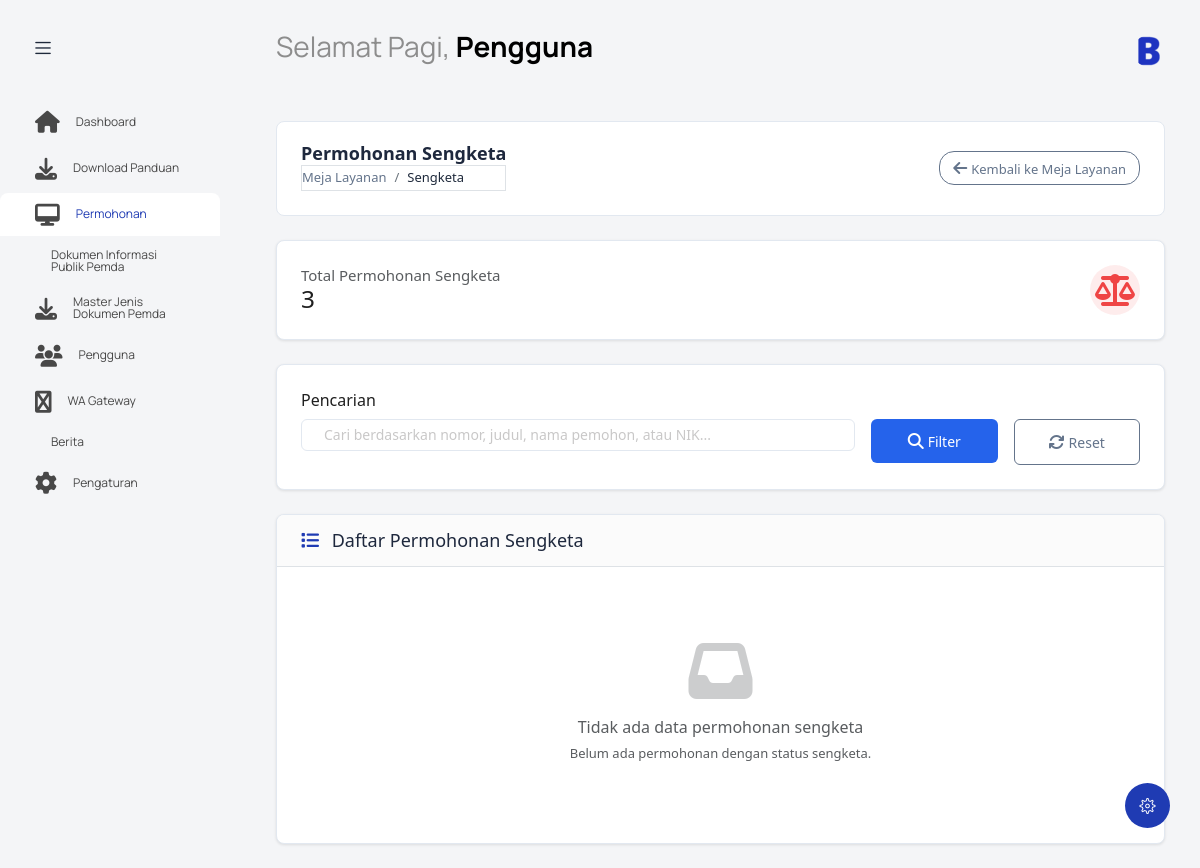
The page /index.php?controller=permohonanadmin&action=sengketaIndex (signed in) on the database as committed earlier.
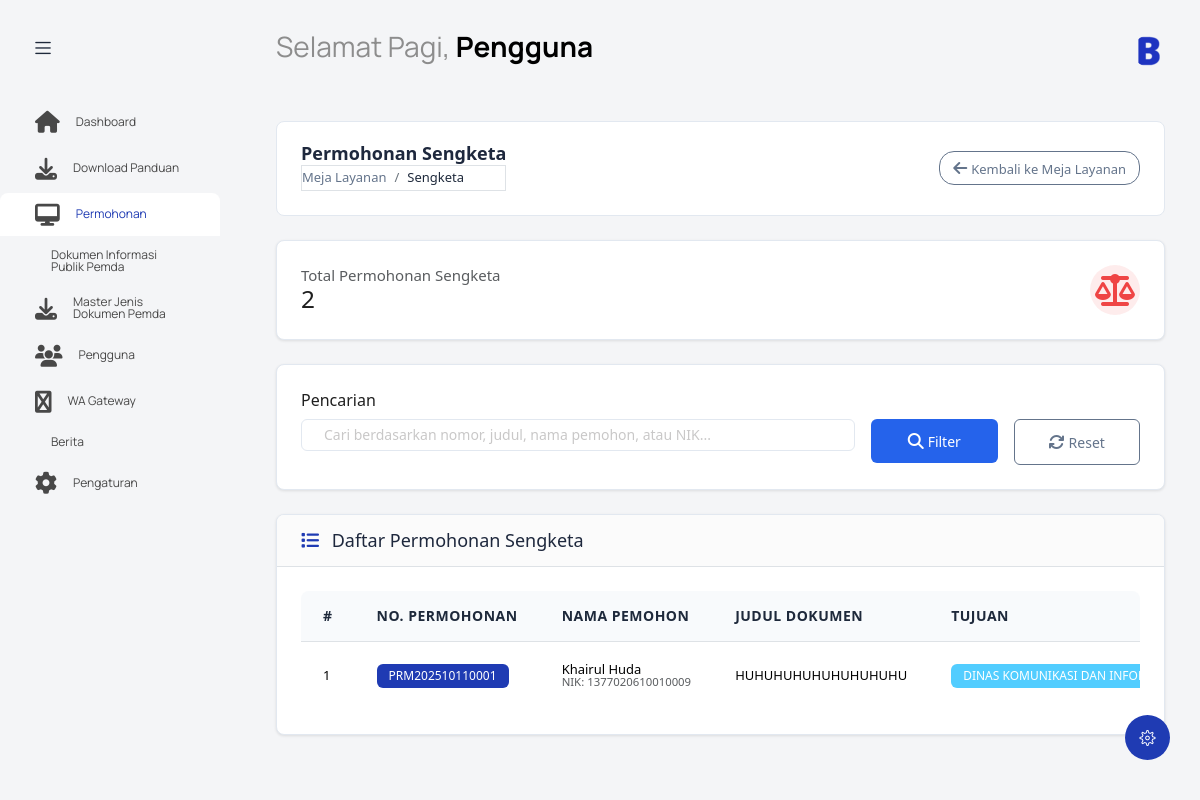
The same page on the database as committed later.
### tables this page shows
CREATE TABLE `permohonan` (
  `id_permohonan` int NOT NULL,
  `id_user` int NOT NULL,
  `no_permohonan` varchar(255) DEFAULT NULL,
  `sisa_jatuh_tempo` int DEFAULT NULL,
  `tujuan_permohonan` text,
  `komponen_tujuan` varchar(255) DEFAULT NULL,
  `judul_dokumen` varchar(255) DEFAULT NULL,
  `kandungan_informasi` text,
  `tujuan_penggunaan_informasi` text,
  `upload_foto_identitas` varchar(255) DEFAULT NULL,
  `upload_data_pedukung` varchar(255) DEFAULT NULL,
  `status` varchar(50) DEFAULT 'Diproses\r\n',
  `sumber_media` varchar(100) DEFAULT NULL,
  `catatan_petugas` text,
  `alasan_penolakan` text,
  `created_at` timestamp NULL DEFAULT CURRENT_TIMESTAMP,
  `updated_at` timestamp NULL DEFAULT CURRENT_TIMESTAMP ON UPDATE CURRENT_TIMESTAMP
);

CREATE TABLE `biodata_pengguna` (
  `id_biodata` int NOT NULL,
  `nama_lengkap` varchar(255) NOT NULL,
  `nik` varchar(16) NOT NULL,
  `alamat` text,
  `provinsi` varchar(100) DEFAULT NULL,
  `city` varchar(100) DEFAULT NULL,
  `jenis_kelamin` enum('Laki-laki','Perempuan') DEFAULT NULL,
  `usia` int DEFAULT NULL,
  `pendidikan` varchar(100) DEFAULT NULL,
  `pekerjaan` varchar(100) DEFAULT NULL,
  `no_kontak` varchar(20) DEFAULT NULL,
  `email` varchar(255) DEFAULT NULL,
  `foto_profile` varchar(255) DEFAULT NULL,
  `status_pengguna` enum('pribadi','lembaga') NOT NULL,
  `nama_lembaga` varchar(255) DEFAULT NULL,
  `upload_ktp` varchar(255) DEFAULT NULL,
  `upload_akta` varchar(255) DEFAULT NULL
);

### controllers/PermohonanAdminController.php (called while the page is built, shortened)
<?php
require_once 'models/PermohonanAdminModel.php';
class PermohonanAdminController
{
    private $permohonanAdminModel;
    public function __construct()
    {
        global $database;
        $db = $database->getConnection();
        $this->permohonanAdminModel = new PermohonanAdminModel($db);
    }
    public function sengketaIndex()
    {
        $page = isset($_GET['page']) ? max(1, intval($_GET['page'])) : 1;
        $limit = 10;
        $offset = ($page - 1) * $limit;
        $search = isset($_GET['search']) ? trim($_GET['search']) : '';
        $permohonan_list = $this->permohonanAdminModel->getAllPermohonan($limit, $offset, 'Sengketa', $search);
        $stats = $this->permohonanAdminModel->getPetugasStats();
        include 'views/permohonan_admin/sengketa/index.php';
    }
}
?>

### models/PermohonanAdminModel.php (called while the page is built, shortened)
<?php
class PermohonanAdminModel
{
    private $conn;
    private $table_permohonan = "permohonan";
    private $table_users = "users";
    private $table_biodata = "biodata_pengguna";
    public function __construct($db)
    {
        $this->conn = $db;
    }
    public function getAllPermohonan($limit = 10, $offset = 0, $status = 'all', $search = '')
    {
        $whereClause = "WHERE 1=1";
        $params = [];
        $this->addStatusFilter($whereClause, $params, $status);
        $this->addSearchFilter($whereClause, $params, $search);
        $query = $this->buildPermohonanQuery($whereClause);
        return $this->executePermohonanQuery($query, $params, $limit, $offset);
    }
    public function getPetugasStats()
    {
        $query = "SELECT
                    COUNT(*) as total,
                    SUM(CASE WHEN status = 'Masuk' THEN 1 ELSE 0 END) as masuk,
                    SUM(CASE WHEN status = 'Diproses' THEN 1 ELSE 0 END) as diproses,
                    SUM(CASE WHEN status = 'Disposisi' THEN 1 ELSE 0 END) as disposisi,
                    SUM(CASE WHEN status = 'Selesai' THEN 1 ELSE 0 END) as selesai,
                    SUM(CASE WHEN status = 'Ditolak' THEN 1 ELSE 0 END) as ditolak
                  FROM {$this->table_permohonan}";
        $stmt = $this->conn->prepare($query);
        $stmt->execute();
        return $stmt->fetch(PDO::FETCH_ASSOC);
    }
    private function buildPermohonanQuery($whereClause)
    {
        return "SELECT p.*, u.username, u.email as user_email,
                       bp.nama_lengkap, bp.nik, bp.alamat, bp.provinsi, bp.city,
                       bp.jenis_kelamin, bp.usia, bp.pendidikan, bp.pekerjaan,
                       bp.no_kontak, bp.email, bp.foto_profile, bp.status_pengguna,
                       bp.nama_lembaga, bp.upload_ktp, bp.upload_akta
                FROM {$this->table_permohonan} p
                JOIN {$this->table_users} u ON p.id_user = u.id_user
                LEFT JOIN {$this->table_biodata} bp ON u.id_biodata = bp.id_biodata
                {$whereClause}
                ORDER BY p.created_at DESC
                LIMIT :limit OFFSET :offset";
    }
    private function executePermohonanQuery($query, $params, $limit, $offset)
    {
        $stmt = $this->conn->prepare($query);
        foreach ($params as $key => $value) {
            $stmt->bindValue($key, $value);
        }
        $stmt->bindValue(':limit', (int)$limit, PDO::PARAM_INT);
        $stmt->bindValue(':offset', (int)$offset, PDO::PARAM_INT);
        $stmt->execute();
        return $stmt->fetchAll(PDO::FETCH_ASSOC);
    }
}
?>

### views/permohonan_admin/sengketa/index.php (the view, shortened to what the changed rows need)
<?php include('template/header.php'); ?>
<body class="with-welcome-text">
  <div class="container-scroller">
    <?php include 'template/navbar.php'; ?>
    <div class="container-fluid page-body-wrapper">
      <?php include 'template/setting_panel.php'; ?>
      <?php include 'template/sidebar.php'; ?>
      <div class="main-panel">
        <div class="content-wrapper">
          <div class="row">
            <div class="col-12">
              <div class="page-header mb-4">
                <div class="d-flex flex-column flex-md-row justify-content-between align-items-start align-items-md-center">
                  <div class="mb-2 mb-md-0">
                    <h4 class="page-title mb-1 text-dark">Permohonan Sengketa</h4>
                    <nav aria-label="breadcrumb">
                      <ol class="breadcrumb mb-0 fs-6">
                        <li class="breadcrumb-item"><a href="index.php?controller=permohonanadmin&action=index" class="text-decoration-none">Meja Layanan</a></li>
                        <li class="breadcrumb-item active" aria-current="page">Sengketa</li>
                      </ol>
                    </nav>
                  </div>
                  <div class="d-flex gap-2">
                    <a href="index.php?controller=permohonanadmin&action=index" class="btn btn-outline-secondary btn-sm">
                      <i class="fas fa-arrow-left me-1"></i>Kembali ke Meja Layanan
                    </a>
                  </div>
                </div>
              </div>
              <div class="row mb-4">
                <div class="col-md-12">
                  <div class="card">
                    <div class="card-body">
                      <div class="d-flex justify-content-between align-items-center">
                        <div>
                          <h6 class="text-muted mb-1">Total Permohonan Sengketa</h6>
                          <h3 class="mb-0"><?php echo number_format($stats['total'] ?? 0); ?></h3>
                        </div>
                        <div class="icon icon-box-danger">
                          <i class="fas fa-balance-scale fa-2x"></i>
                        </div>
                      </div>
                    </div>
                  </div>
                </div>
              </div>
              <div class="card mb-4">
                <div class="card-body">
                  <form method="GET" action="index.php" class="row g-3">
                    <div class="col-md-8">
                      <label class="form-label">Pencarian</label>
                      <input type="text" name="search" class="form-control" placeholder="Cari berdasarkan nomor, judul, nama pemohon, atau NIK..." value="<?php echo htmlspecialchars($search ?? ''); ?>">
                    </div>
                    <div class="col-md-2">
                      <label class="form-label">&nbsp;</label>
                      <button type="submit" class="btn btn-primary d-block w-100">
                        <i class="fas fa-search me-1"></i>Filter
                      </button>
                    </div>
                    <div class="col-md-2">
                      <label class="form-label">&nbsp;</label>
                      <a href="index.php?controller=permohonanadmin&action=sengketaIndex" class="btn btn-outline-secondary d-block w-100">
                        <i class="fas fa-refresh me-1"></i>Reset
                      </a>
                    </div>
                  </form>
                </div>
              </div>
              <div class="card">
                <div class="card-header bg-light border-bottom">
                  <h5 class="card-title mb-0 text-dark fw-normal">
                    <i class="fas fa-list me-2 text-primary"></i>
                    Daftar Permohonan Sengketa
                  </h5>
                </div>
                <div class="card-body">
                  <?php if (!empty($permohonan_list)): ?>
                    <div class="table-responsive">
                      <table class="table table-hover">
                        <thead class="table-light">
                          <tr>
                            <th scope="col">#</th>
                            <th scope="col">No. Permohonan</th>
                            <th scope="col">Nama Pemohon</th>
                            <th scope="col">Judul Dokumen</th>
                            <th scope="col">Tujuan</th>
                          </tr>
                        </thead>
                        <tbody>
                          <?php
                          $no = $offset + 1;
                          foreach ($permohonan_list as $p):
                          ?>
                            <tr>
                              <td><?php echo $no++; ?></td>
                              <td>
                                <span class="badge bg-primary"><?php echo htmlspecialchars($p['no_permohonan'] ?? ''); ?></span>
                              </td>
                              <td>
                                <div class="d-flex flex-column">
                                  <span class="fw-medium"><?php echo htmlspecialchars($p['nama_lengkap'] ?? ''); ?></span>
                                  <small class="text-muted">NIK: <?php echo htmlspecialchars($p['nik'] ?? ''); ?></small>
                                </div>
                              </td>
                              <td>
                                <div class="text-truncate" style="max-width: 250px;" title="<?php echo htmlspecialchars($p['judul_dokumen'] ?? ''); ?>">
                                  <?php echo htmlspecialchars($p['judul_dokumen'] ?? ''); ?>
                                </div>
                              </td>
                              <td>
                                <span class="badge bg-info"><?php echo htmlspecialchars($p['tujuan_permohonan'] ?? ''); ?></span>
                              </td>
                            </tr>
                          <?php endforeach; ?>
                        </tbody>
                      </table>
                    </div>
                  <?php else: ?>
                    <div class="text-center py-5">
                      <i class="fas fa-inbox text-muted" style="font-size: 4rem; opacity: 0.3;"></i>
                      <h5 class="text-muted mt-3">Tidak ada data permohonan sengketa</h5>
                      <p class="text-muted">Belum ada permohonan dengan status sengketa.</p>
                    </div>
                  <?php endif; ?>
                </div>
              </div>
            </div>
          </div>
        </div>
      </div>
    </div>
  </div>
</body>
</html>

Rows that differ between the two databases and show on the page:
added permohonan: no_permohonan "PRM202510110001", biodata_pengguna.nama_lengkap "Khairul Huda", biodata_pengguna.nik "1377020610010009", judul_dokumen "HUHUHUHUHUHUHUHUHU", tujuan_permohonan "DINAS KOMUNIKASI DAN…"
Other text that changed with them:
$stats['total']: "3" → "2"
text no longer shown: "Tidak ada data permohonan sengketa Belum ada permohonan dengan status sengketa."
text now shown: "# NO. PERMOHONAN NAMA PEMOHON JUDUL DOKUMEN TUJUAN"
